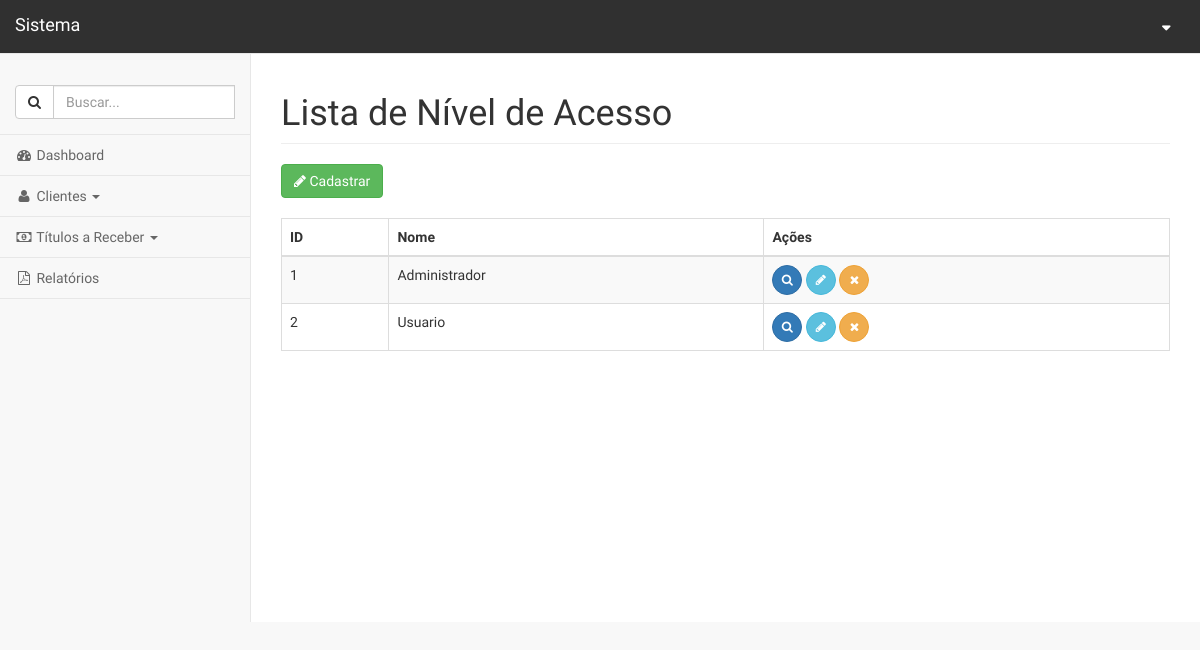
Screenshot of /administrativo.php?link=6 with the database file from the repository.
### tables this page shows
CREATE TABLE `nivel_acessos` (
  `id` int(11) NOT NULL,
  `nome_nivel` varchar(220) NOT NULL,
  `created` datetime NOT NULL,
  `modified` datetime DEFAULT NULL
);

### listar_nivel_acesso.php (the view, shortened to what this page needs)
<?php
	$sql = "SELECT * FROM nivel_acessos ORDER BY 'id'";
	$resultado = mysqli_query($con, $sql);
?>
<div id="page-wrapper">
    <div class="row">
        <div class="col-lg-12">
            <h1 class="page-header">Lista de Nível de Acesso</h1>
        </div>
    </div>
    <div class="row">
		<div class="col-md-8" style="text-align: left;">
			<a href="administrativo.php?link=7"><button type='button' class='btn btn-success'><i class="fa fa-pencil"></i> Cadastrar</button></a>
		</div>
	</div>
	<br>
	<div class="row">
		<div class="col-md-12">
		 	<div class="dataTable_wrapper">
				<table class="table table-striped table-bordered table-hover" id="dataTables-example">
					<thead>
				  		<tr>
							<th>ID</th>
							<th>Nome</th>
							<th>Ações</th>
				  		</tr>
					</thead>
					<tbody>
						<?php
							while($linhas = mysqli_fetch_array($resultado)){
								echo "<tr>";
									echo "<td>".$linhas['id']."</td>";
									echo "<td>".$linhas['nome_nivel']."</td>";
									?>
									<td>
										<a href='administrativo.php?link=8&id=<?php echo $linhas['id']; ?>' data-toggle='tooltip' title='Visualizar'><button type="button" class="btn btn-primary btn-circle"><i class="fa fa-search"></i></button></a>
										<a href='administrativo.php?link=9&id=<?php echo $linhas['id']; ?>' data-toggle='tooltip' title='Editar'><button type="button" class="btn btn-info btn-circle"><i class="fa fa-pencil"></i></button></a>
										<a href='processa/proc_apagar_nivel_acesso.php?id=<?php echo $linhas['id']; ?>' data-toggle='tooltip' title='Excluir'><button type="button" class="btn btn-warning btn-circle"><i class="fa fa-times"></i></button></a>
									<?php
								echo "</tr>";
							}
						?>
					</tbody>
			  	</table>
			</div>
		</div>
	</div>
</div>

### css/theme.css (style rules this page uses)
* { font-family: 'Oswald', sans-serif; }
body { padding-top: 70px; padding-bottom: 30px; }
#page-wrapper { margin-top: -50px; }

### rows the page displays
nivel_acessos: id "1", nome_nivel "Administrador"
nivel_acessos: id "2", nome_nivel "Usuario"
